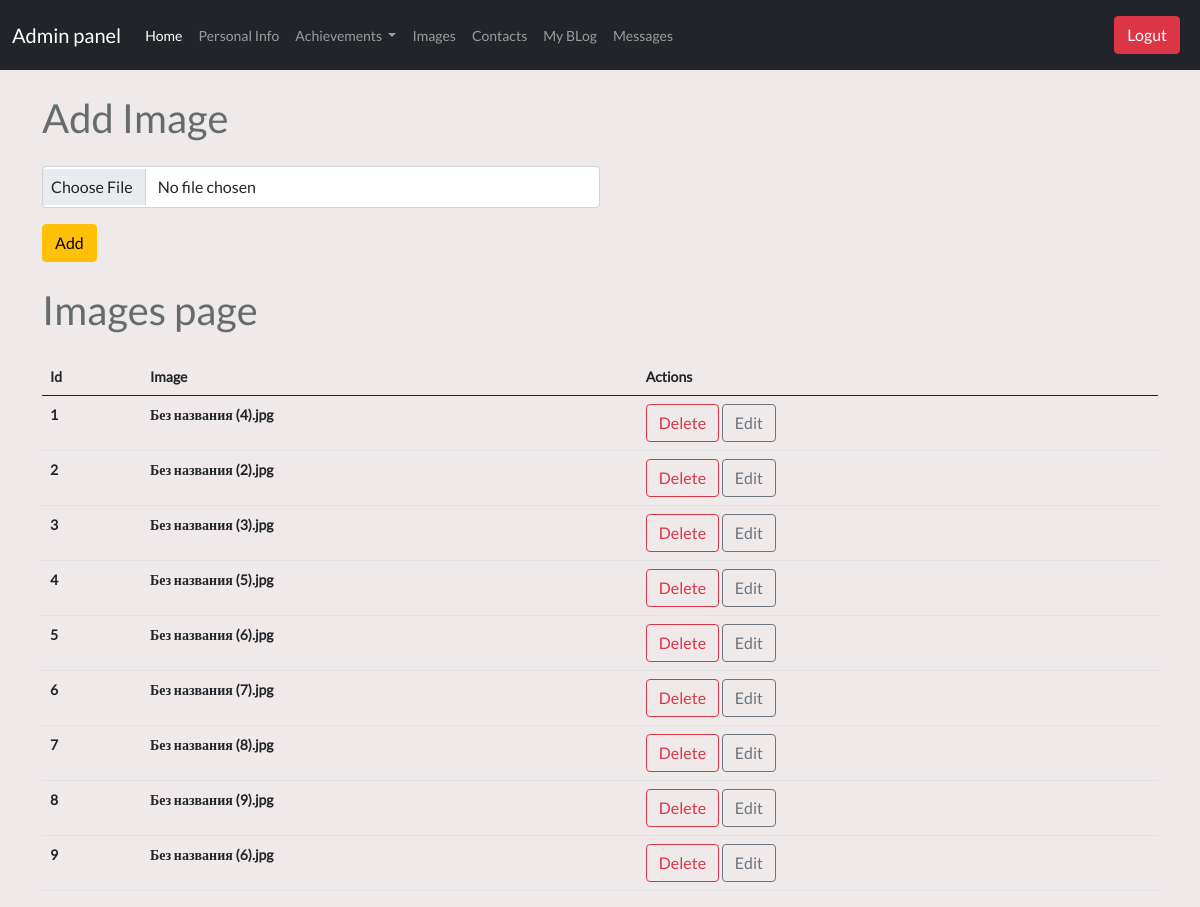
Page /admin/images on the committed database.
### tables this page shows
CREATE TABLE image (
	id INTEGER NOT NULL, 
	image VARCHAR(100), 
	PRIMARY KEY (id)
);

### controllers/admin/images.py (the view, shortened to what this page needs)
@login_required
@app.route('/admin/images', methods=['GET','POST'])
def admin_images_index():
    from run import db
    from models import Image
    images=Image.query.all()
    return render_template('admin/images.html',images=images)

### controllers/admin/main.py (called while the page is built)
@app.before_request
def before_request():
    g.user = current_user

### templates/admin/images.html
{% extends "admin/dashboard.html" %} {% block content %}
<div class="container">
  <h1 class="adminpage ml-4 mt-4">Add Image</h1>
  <form
    action="/admin/images"
    method="POST"
    enctype="multipart/form-data"
    class="w-50 ml-4 mt-4"
  >
    <input type="file" name="image" class="form-control my-2 p-2" />
    <input type="submit" class="btn btn-warning my-2" value="Add" />
  </form>
  <h1 class="adminpage ml-4 mt-3">Images page</h1>
  <table class="table table-hover mt-4 ml-4">
    <thead>
      <tr>
        <th scope="col">Id</th>
        <th scope="col">Image</th>
        <th scope="col">Actions</th>
      </tr>
    </thead>
    <tbody>
      {% for image in images %}
      <tr>
        <th scope="row">{{image.id}}</th>
        <th scope="row">{{image.image}}</th>
        <td>
          <a href="/deleteimg/{{image.id}}" class="btn btn-outline-danger"
            >Delete</a
          >
          <a href="/updateimg/{{image.id}}" class="btn btn-outline-secondary"
            >Edit</a
          >
        </td>
      </tr>
      {% endfor %}
    </tbody>
  </table>
</div>
{% endblock %}

### static/app/css/style.css (style rules this page uses)
body { font-family: Lato, serif, Calibri, Arial; font-size: 14px; background-color: #efe9e9; color: #656c6d; font-weight: 400; margin: 0; padding: 0; box-sizing: border-box; }

### rows in the picture
image: id "1", image "Без названия (4).jpg"
image: id "2", image "Без названия (2).jpg"
image: id "3", image "Без названия (3).jpg"
image: id "4", image "Без названия (5).jpg"
image: id "5", image "Без названия (6).jpg"
image: id "6", image "Без названия (7).jpg"
image: id "7", image "Без названия (8).jpg"
image: id "8", image "Без названия (9).jpg"
image: id "9", image "Без названия (6).jpg"
